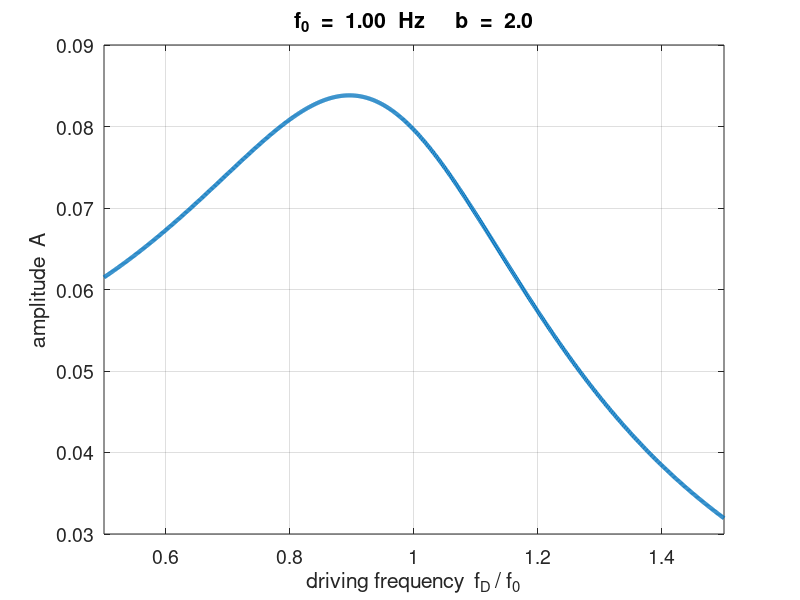

Source code (MATLAB):
%osc_harmonic02.m

% Harmonic Oscillations
% Resonance response curve plot


% Ian Cooper
% email: ian.cooper@sydney.edu.au
% School of Physics, University of Sydney

% DOING PHYSICS WITH MATLAB 
%    http://www.physics.usyd.edu.au/teach_res/mp/mphome.htm

clear all
close all
clc


% Inputs
m = 0.506602;   
k = 20;   
b = 2;    

Fmax = 1;

w0 = sqrt(k/m);
f0 = w0 / (2*pi);

nMax = 1000;

fMin = 0.5;
fMax = 1.5*f0;
df = (fMax-fMin)/(nMax-1);

f = fMin : df : fMax;

w = (2*pi) .* f;
A = zeros(nMax,1);

% Calculations

for n = 1 : nMax
   A(n) = Fmax/sqrt((k-m*w(n)^2)^2 + b^2*w(n)^2);
end

%plot
figure(1)
   pos = [0.07 0.05 0.32 0.32];
   set(gcf,'Units','normalized');
   set(gcf,'Position',pos);
   set(gcf,'color','w'); 
plot(f/f0,A,'LineWidth',3)
set(gca,'xLim',[fMin fMax]);
ylabel('amplitude  A','FontSize',14)
xlabel('driving frequency  f_D / f_0','FontSize',14)
grid on
tm1 = 'f_0  =  ';
tm2 = num2str(f0,' %2.2f  Hz ');
tm3 = '     b  =  ';
tm4 = num2str(b,' %2.1f ');
tm = [tm1 tm2 tm3 tm4];
title(tm)
set(gca,'fontsize',14);
   
